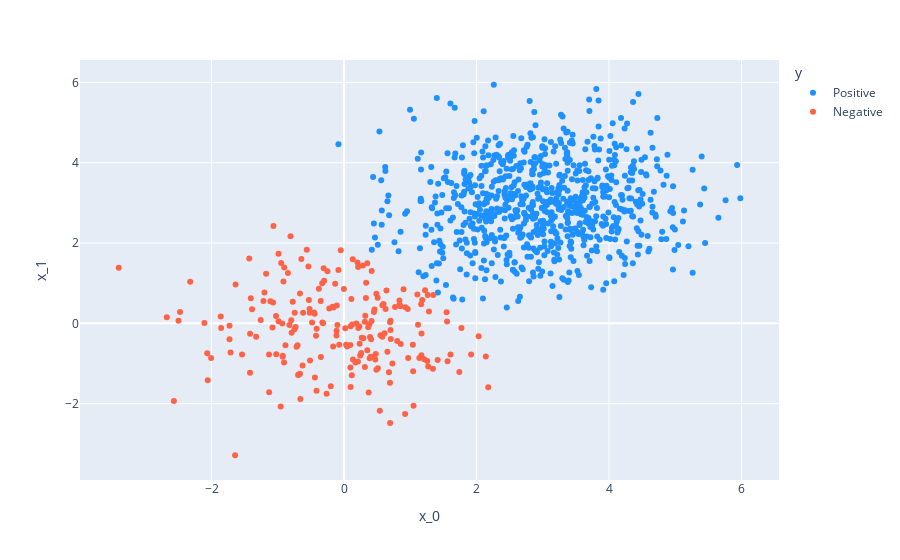

The notebook cell saved with this chart:
### Code cell
plot_x_y(test_xs, test_ys_hat)

### Figure 1 — Plotly figure (JSON) as saved in the notebook; plotly's stock layout.template omitted (floating-point values rounded to 4 significant figures; data arrays with more than 128 entries replaced by an {"elided": "..."} marker saying what was removed)
{"data": [{"hovertemplate": "y=Positive<br>x_0=%{x}<br>x_1=%{y}<extra></extra>", "legendgroup": "Positive", "marker": {"color": "#1E90FF", "symbol": "circle"}, "mode": "markers", "name": "Positive", "orientation": "v", "showlegend": true, "type": "scatter", "x": {"elided": "790 float values"}, "xaxis": "x", "y": {"elided": "790 float values"}, "yaxis": "y"}, {"hovertemplate": "y=Negative<br>x_0=%{x}<br>x_1=%{y}<extra></extra>", "legendgroup": "Negative", "marker": {"color": "#FF6347", "symbol": "circle"}, "mode": "markers", "name": "Negative", "orientation": "v", "showlegend": true, "type": "scatter", "x": {"elided": "210 float values"}, "xaxis": "x", "y": {"elided": "210 float values"}, "yaxis": "y"}], "layout": {"legend": {"title": {"text": "y"}, "tracegroupgap": 0}, "margin": {"t": 60}, "xaxis": {"anchor": "y", "domain": [0, 1], "title": {"text": "x_0"}}, "yaxis": {"anchor": "x", "domain": [0, 1], "title": {"text": "x_1"}}}}
